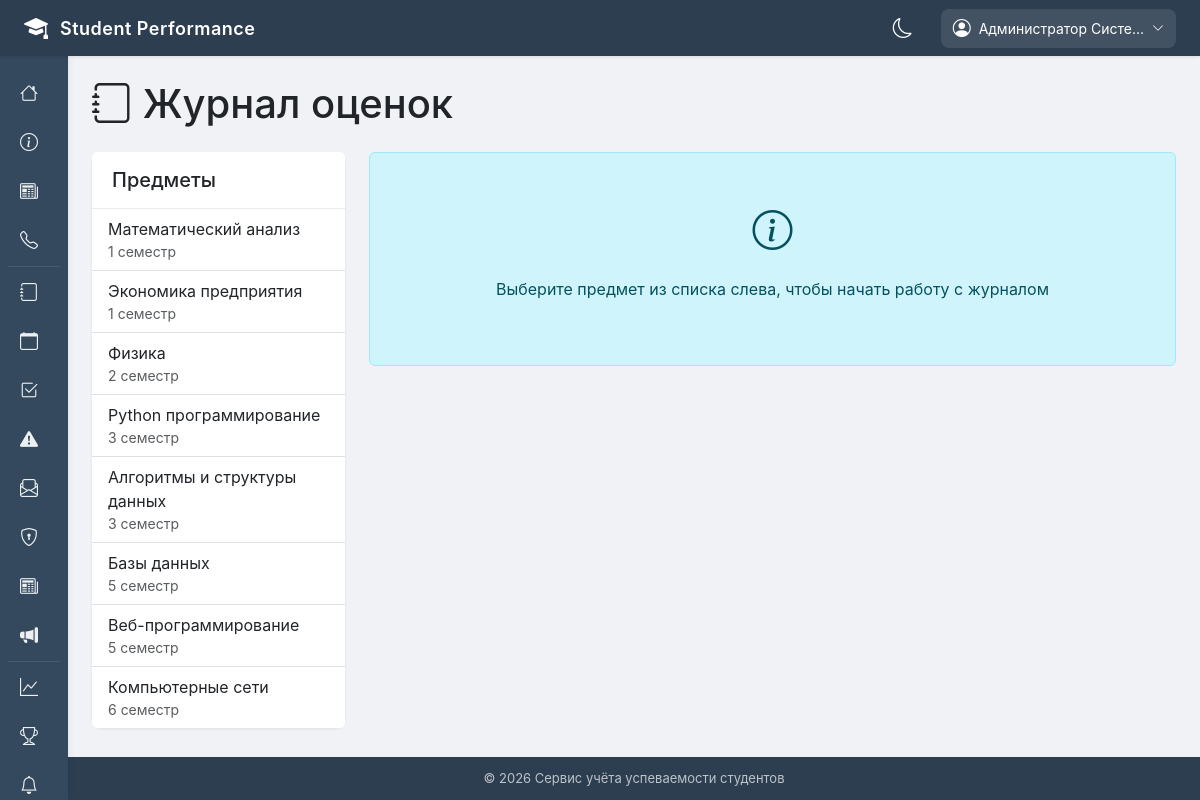
The page /teacher/gradebook/ (signed in) on the database its author committed.
### apps/accounts/models.py (models this page shows, shortened)
class User(AbstractUser):
    ROLE_CHOICES = [
        ('admin', 'Администратор'),
        ('teacher', 'Преподаватель'),
        ('student', 'Студент'),
        ('headman', 'Староста'),
        ('curator', 'Куратор'),
    ]
    role = models.CharField(max_length=20, choices=ROLE_CHOICES, default='student', verbose_name='Роль')
    phone_number = models.CharField(
        max_length=20,
        blank=True,
        null=True,
        validators=[RegexValidator(r'^\+375 \(\d{2}\) \d{3}-\d{2}-\d{2}$')],
        verbose_name='Номер телефона'
    )
    avatar = models.ImageField(upload_to='avatars/', blank=True, null=True, verbose_name='Аватар')
    date_of_birth = models.DateField(blank=True, null=True, verbose_name='Дата рождения')
    address = models.TextField(blank=True, null=True, verbose_name='Адрес')
    class Meta:
        verbose_name = 'Пользователь'
        verbose_name_plural = 'Пользователи'
        ordering = ['last_name', 'first_name']

class Subject(models.Model):
    SEMESTER_CHOICES = [(i, f"{i} семестр") for i in range(1, 9)]
    name = models.CharField(max_length=200, verbose_name='Название')
    code = models.CharField(max_length=20, unique=True, verbose_name='Код дисциплины')
    description = models.TextField(blank=True, null=True, verbose_name='Описание')
    credits = models.IntegerField(default=3, verbose_name='Кредиты')
    semester = models.IntegerField(choices=SEMESTER_CHOICES, verbose_name='Семестр')
    teacher = models.ForeignKey(User, on_delete=models.SET_NULL, null=True, related_name='subjects', limit_choices_to={'role': 'teacher'}, verbose_name='Преподаватель')
    groups = models.ManyToManyField(Group, related_name='subjects', verbose_name='Группы')
    class Meta:
        verbose_name = 'Дисциплина'
        verbose_name_plural = 'Дисциплины'
        ordering = ['semester', 'name']

### apps/grades/views.py (the view, shortened to what this page needs)
# urls.py: path('teacher/gradebook/', views.teacher_gradebook, name='teacher_gradebook'),
@login_required
def teacher_gradebook(request, subject_id=None):
    if request.user.role != 'teacher' and not request.user.is_superuser:
        messages.error(request, 'Только преподаватели могут просматривать журнал')
        return redirect('home')
    if request.user.is_superuser:
        subjects = Subject.objects.all()
    else:
        subjects = Subject.objects.filter(teacher=request.user)
    selected_subject = None
    students = []
    grades_data = {}
    context = {
        'subjects': subjects,
        'selected_subject': selected_subject,
        'grades_data': grades_data,
        'grade_types': Grade.GRADE_TYPES,
    }
    return render(request, 'grades/teacher_gradebook.html', context)

### templates/grades/teacher_gradebook.html (shortened to what this page needs)
{% extends 'base.html' %}
{% load grade_filters %}
{% block content %}
<div class="row">
    <div class="col-12">
        <h1 class="mb-4"><i class="bi bi-journal"></i> Журнал оценок</h1>
    </div>
</div>
<div class="row">
    <div class="col-md-3">
        <div class="card">
            <div class="card-header">
                <h5 class="mb-0">Предметы</h5>
            </div>
            <div class="list-group list-group-flush">
                {% for subject in subjects %}
                    <a href="{% url 'teacher_gradebook' subject.id %}" class="list-group-item list-group-item-action {% if selected_subject.id == subject.id %}active{% endif %}">
                        {{ subject.name }}
                        <small class="d-block text-muted">{{ subject.semester }} семестр</small>
                    </a>
                {% empty %}
                    <div class="list-group-item text-muted">Нет предметов</div>
                {% endfor %}
            </div>
        </div>
    </div>
    <div class="col-md-9">
        {% if selected_subject %}
            <div class="card">
                <div class="card-header">
                    <h4 class="mb-0">{{ selected_subject.name }}</h4>
                    <small class="text-muted">{{ selected_subject.semester }} семестр</small>
                </div>
                <div class="card-body table-responsive">
                    <table class="table table-bordered table-hover">
                        <thead class="table-light">
                            <tr>
                                <th style="min-width: 200px;">Студент</th>
                                {% for type_code, type_name in grade_types %}
                                    <th class="text-center">{{ type_name }}</th>
                                {% endfor %}
                                <th class="text-center">Средний</th>
                            </tr>
                        </thead>
                        <tbody>
                            {% for data in grades_data.values %}
                                <tr>
                                    <td>
                                        <strong>{{ data.student.user.last_name }} {{ data.student.user.first_name }}</strong>
                                        <br>
                                        <small class="text-muted">Группа: {{ data.student.group.name|default:"Не назначена" }}</small>
                                    </td>
                                    {% for type_code, type_name in grade_types %}
                                        <td class="text-center align-middle">
                                            {% with grade=data.grades|get_item:type_code %}
                                                {% if grade %}
                                                    <span class="badge bg-{{ grade.get_grade_display_color }} fs-6">
                                                        {{ grade.value }}
                                                    </span>
                                                    <br>
                                                    <a href="{% url 'add_grade' data.student.id selected_subject.id %}?type={{ type_code }}"
                                                       class="btn btn-sm btn-outline-primary mt-2"
                                                       title="Редактировать оценку">
                                                        <i class="bi bi-pencil"></i>
                                                    </a>
                                                {% else %}
                                                    <a href="{% url 'add_grade' data.student.id selected_subject.id %}?type={{ type_code }}"
                                                       class="btn btn-sm btn-outline-success"
                                                       title="Поставить оценку">
                                                        <i class="bi bi-plus-circle"></i>
                                                    </a>
                                                {% endif %}
                                            {% endwith %}
                                        </td>
                                    {% endfor %}
                                    <td class="text-center align-middle">
                                        <strong class="fs-5">{{ data.avg|floatformat:1 }}</strong>
                                    </td>
                                </tr>
                            {% empty %}
                                <tr>
                                    <td colspan="{{ grade_types|length|add:2 }}" class="text-center text-muted py-5">
                                        <i class="bi bi-people fs-1"></i>
                                        <p class="mt-2">Нет студентов в этой группе</p>
                                    </td>
                                </tr>
                            {% endfor %}
                        </tbody>
                    </table>
                </div>
            </div>
        {% else %}
            <div class="alert alert-info text-center py-5">
                <i class="bi bi-info-circle fs-1"></i>
                <p class="mt-3">Выберите предмет из списка слева, чтобы начать работу с журналом</p>
            </div>
        {% endif %}
    </div>
</div>
{% endblock %}

### templates/base.html (shortened to what this page needs)
<!DOCTYPE html>
<html lang="ru">
<head>
    <link href="https://cdn.jsdelivr.net/npm/bootstrap@5.3.0/dist/css/bootstrap.min.css" rel="stylesheet">
    <link rel="stylesheet" href="https://cdn.jsdelivr.net/npm/bootstrap-icons@1.11.0/font/bootstrap-icons.css">
</head>
<body>
    <div class="top-header">
        <div class="logo-area">
            <a href="{% url 'home' %}" style="text-decoration: none; color: white; display: flex; align-items: center; gap: 12px;">
                <i class="bi bi-mortarboard-fill"></i>
                <span>Student Performance</span>
            </a>
        </div>
        <div class="header-right">
            <div class="theme-toggle-header" onclick="toggleDarkMode()">
                <i id="themeIcon" class="bi bi-moon"></i>
            </div>
            {% if user.is_authenticated %}
                <div class="user-menu">
                    <div class="user-btn">
                        <i class="bi bi-person-circle"></i>
                        <span>{{ user.get_full_name|default:user.username|truncatechars:20 }}</span>
                        <i class="bi bi-chevron-down" style="font-size: 12px;"></i>
                    </div>
                </div>
            {% endif %}
        </div>
    </div>
    <div class="sidebar">
        <ul class="nav-links">
            <li>
                <a href="{% url 'home' %}">
                    <i class="bi bi-house"></i>
                </a>
            </li>
            <li>
                <a href="{% url 'about' %}">
                    <i class="bi bi-info-circle"></i>
                </a>
            </li>
            <li>
                <a href="{% url 'news_list' %}">
                    <i class="bi bi-newspaper"></i>
                </a>
            </li>
            <li>
                <a href="{% url 'contacts' %}">
                    <i class="bi bi-telephone"></i>
                </a>
            </li>
            {% if user.is_authenticated %}
                <li class="sidebar-divider"></li>
                {% if user.role == 'student' or user.role == 'headman' %}
                    <li>
                        <a href="{% url 'gradebook_view' %}">
                            <i class="bi bi-journal"></i>
                            <span>Зачётка</span>
                        </a>
                    </li>
                    <li>
                        <a href="{% url 'student_statistics' %}">
                            <i class="bi bi-graph-up"></i>
                            <span>Статистика</span>
                        </a>
                    </li>
                    <li>
                        <a href="{% url 'schedule_view' %}">
                            <i class="bi bi-calendar"></i>
                            <span>Расписание</span>
                        </a>
                    </li>
                    <li>
                        <a href="{% url 'student_attendance' %}">
                            <i class="bi bi-calendar-check"></i>
                            <span>Посещаемость</span>
                        </a>
                    </li>
                    <li>
                        <a href="{% url 'assignments_list' %}">
                            <i class="bi bi-journal-bookmark-fill"></i>
                            <span>Задания</span>
                        </a>
                    </li>
                    <li>
                        <a href="{% url 'requests_list' %}">
                            <i class="bi bi-envelope"></i>
                            <span>Заявки</span>
                        </a>
                    </li>
                    <li>
                        <a href="{% url 'group_list' %}">
                            <i class="bi bi-people-fill"></i>
                            <span>Моя группа</span>
                        </a>
                    </li>
                    <li>
                        <a href="{% url 'penalties_list' %}">
                            <i class="bi bi-exclamation-triangle-fill"></i>
                            <span>Взыскания</span>
                        </a>
                    </li>
                    <li>
                        <a href="{% url 'student_announcements' %}">
                            <i class="bi bi-megaphone-fill"></i>
                            <span>Объявления</span>
                        </a>
                    </li>
                {% elif user.is_superuser %}
                    <li>
                        <a href="{% url 'admin_all_grades' %}">
                            <i class="bi bi-journal"></i>
                        </a>
                    </li>
                    <li>
                        <a href="{% url 'admin_all_schedule' %}">
                            <i class="bi bi-calendar"></i>
                        </a>
                    </li>
                    <li>
                        <a href="{% url 'admin_attendance' %}">
                            <i class="bi bi-check2-square"></i>
                        </a>
                    </li>
                    <li>
                        <a href="{% url 'admin_penalties' %}">
                            <i class="bi bi-exclamation-triangle-fill"></i>
                        </a>
                    </li>
                    <li>
                        <a href="{% url 'admin_requests' %}">
                            <i class="bi bi-envelope-paper"></i>
                        </a>
                    </li>
                    <li>
                        <a href="/admin/">
                            <i class="bi bi-shield-lock"></i>
                        </a>
                    </li>
                    <li>
                        <a href="{% url 'admin_news' %}">
                            <i class="bi bi-newspaper"></i>
                        </a>
                    </li>
                    <li>
                        <a href="{% url 'admin_announcements' %}">
                            <i class="bi bi-megaphone-fill"></i>
                        </a>
                    </li>
                {% endif %}
                <li class="sidebar-divider"></li>
                {% if user.role == 'student' or user.role == 'headman' or user.is_superuser or user.role == 'teacher'%}
                    <li>
                    <a href="{% url 'analytics_dashboard' %}">
                        <i class="bi bi-graph-up"></i>
                    </a>
                    </li>
                {% endif %}
                <li>
                    <a href="{% url 'rating_list' %}">
                        <i class="bi bi-trophy"></i>
                    </a>
                </li>
                <li>
                    <a href="{% url 'notifications_list' %}">
                        <i class="bi bi-bell"></i>
                    </a>
                </li>
            {% endif %}
        </ul>
    </div>
    <div class="main-content">
        <div class="content-wrapper">
            {% block content %}{% endblock %}
        </div>
        <footer>
            <div class="container">
                <p class="mb-0">&copy; 2026 Сервис учёта успеваемости студентов</p>
            </div>
        </footer>
    </div>
</body>
</html>

### rows shown on the page
User: get_full_name "Администратор Систе…"
Subject: name "Математический анализ", semester "1"
Subject: name "Экономика предприятия", semester "1"
Subject: name "Физика", semester "2"
Subject: name "Python программирование", semester "3"
Subject: name "Алгоритмы и структуры данных", semester "3"
Subject: name "Базы данных", semester "5"
Subject: name "Веб-программирование", semester "5"
Subject: name "Компьютерные сети", semester "6"
